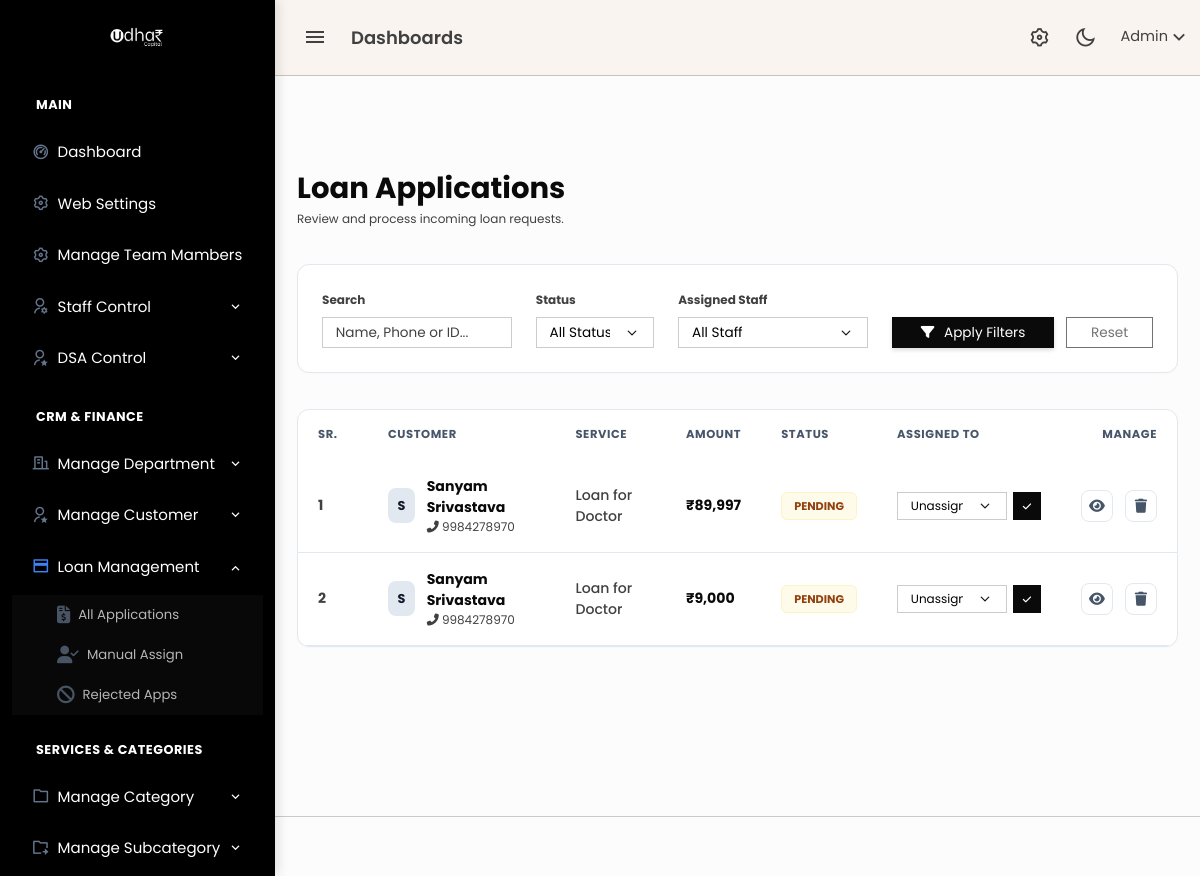
The app's page /admin/loan_applications.php (signed in) with its own data.
### tables this page shows
CREATE TABLE `loan_applications` (
  `id` bigint(20) UNSIGNED NOT NULL,
  `customer_id` bigint(20) UNSIGNED NOT NULL,
  `service_id` bigint(20) UNSIGNED NOT NULL,
  `dsa_id` bigint(20) UNSIGNED DEFAULT NULL,
  `assigned_staff_id` bigint(20) UNSIGNED DEFAULT NULL,
  `assigned_by` bigint(20) UNSIGNED DEFAULT NULL,
  `assigned_at` timestamp NULL DEFAULT NULL,
  `interest_rate` decimal(5,2) NOT NULL DEFAULT 0.00,
  `interest_type` enum('year','month') NOT NULL DEFAULT 'year',
  `requested_amount` decimal(15,2) NOT NULL,
  `tenure_years` int(11) NOT NULL,
  `emi_amount` decimal(15,2) NOT NULL,
  `status` enum('pending','approved','rejected','disbursed') DEFAULT 'pending',
  `created_at` timestamp NOT NULL DEFAULT current_timestamp(),
  `rejection_note` text DEFAULT NULL
);

CREATE TABLE `customers` (
  `id` bigint(20) UNSIGNED NOT NULL,
  `full_name` varchar(255) NOT NULL,
  `email` varchar(255) NOT NULL,
  `phone` varchar(20) NOT NULL,
  `password` varchar(255) NOT NULL,
  `aadhaar_number` varchar(20) DEFAULT NULL,
  `status` enum('active','blocked') DEFAULT 'active',
  `created_at` timestamp NOT NULL DEFAULT current_timestamp(),
  `updated_at` timestamp NOT NULL DEFAULT current_timestamp() ON UPDATE current_timestamp()
);

CREATE TABLE `services` (
  `id` bigint(20) UNSIGNED NOT NULL,
  `category_id` bigint(20) UNSIGNED NOT NULL,
  `sub_category_id` bigint(20) UNSIGNED NOT NULL,
  `service_name` varchar(255) NOT NULL,
  `title` varchar(255) NOT NULL,
  `slug` varchar(255) NOT NULL,
  `short_description` text DEFAULT NULL,
  `long_description` longtext DEFAULT NULL,
  `hero_image` varchar(255) DEFAULT NULL,
  `card_img` varchar(255) DEFAULT NULL,
  `created_at` timestamp NULL DEFAULT current_timestamp(),
  `updated_at` timestamp NULL DEFAULT current_timestamp() ON UPDATE current_timestamp()
);

### includes/format_helpers.php (called while the page is built, shortened)
<?php
if (!function_exists('format_inr')) {
    function format_inr($amount, int $decimals = 0): string
    {
        $num = (float)$amount;
        $neg = $num < 0 ? '-' : '';
        $num = abs($num);
        $fixed = number_format($num, $decimals, '.', '');
        $parts = explode('.', $fixed);
        $intPart = $parts[0];
        if (strlen($intPart) > 3) {
            $last3 = substr($intPart, -3);
            $rest = substr($intPart, 0, -3);
            $rest = preg_replace('/\B(?=(\d{2})+(?!\d))/', ',', $rest);
            $intPart = $rest . ',' . $last3;
        }
        return $neg . $intPart;
    }
}

### admin/loan_applications.php (the view, shortened to what this page needs)
<?php
include 'header.php';
echo '<link rel="stylesheet" href="https://cdnjs.cloudflare.com/ajax/libs/font-awesome/6.4.2/css/all.min.css">';
include 'topbar.php';
include 'sidebar.php';
$search = mysqli_real_escape_string($conn, $_GET['search'] ?? '');
$status = mysqli_real_escape_string($conn, $_GET['status'] ?? '');
$staff  = mysqli_real_escape_string($conn, $_GET['staff'] ?? '');
$sort_column = $_GET['sort'] ?? 'l.id';
$sort_order = $_GET['order'] ?? 'DESC';
$next_order = ($sort_order == 'ASC') ? 'DESC' : 'ASC';
$query = "SELECT l.*, c.full_name, c.phone, s.service_name, st.name AS staff_name
          FROM loan_applications l
          JOIN customers c ON l.customer_id = c.id
          JOIN services s ON l.service_id = s.id
          LEFT JOIN staff st ON l.assigned_staff_id = st.id
          WHERE 1=1";
$query .= " ORDER BY $sort_column $sort_order";
$result = mysqli_query($conn, $query);
$sr_no = 1;
function getSortUrl($col, $next_order, $search, $status, $staff) {
    return "loan_applications.php?sort=$col&order=$next_order&search=" . urlencode($search) . "&status=" . urlencode($status) . "&staff=" . urlencode($staff);
}
?>
<div class="content-page">
    <div class="content">
        <div class="container-fluid pt-5">
            <div class="d-flex justify-content-between align-items-center mb-4">
                <div>
                    <h2 class="fw-bold text-dark mb-1">Loan Applications</h2>
                    <p class="text-muted small mb-0">Review and process incoming loan requests.</p>
                </div>
            </div>
            <div class="card card-modern mb-4">
                <div class="card-body p-3">
                    <form method="GET" class="row g-3 align-items-end">
                        <div class="col-md-3">
                            <label class="form-label text-muted small fw-bold uppercase">Search</label>
                            <input type="text" name="search" class="form-control form-control-sm" placeholder="Name, Phone or ID..." value="<?= htmlspecialchars($search) ?>">
                        </div>
                        <div class="col-md-2">
                            <label class="form-label text-muted small fw-bold uppercase">Status</label>
                            <select name="status" class="form-select form-select-sm">
                                <option value="">All Status</option>
                            </select>
                        </div>
                        <div class="col-md-3">
                            <label class="form-label text-muted small fw-bold uppercase">Assigned Staff</label>
                            <select name="staff" class="form-select form-select-sm">
                                <option value="">All Staff</option>
                            </select>
                        </div>
                        <div class="col-md-4 d-flex gap-2">
                            <button class="btn btn-sm btn-dark w-100 shadow-sm"><i class="fas fa-filter me-1"></i> Apply Filters</button>
                            <a href="loan_applications.php" class="btn btn-sm btn-outline-secondary w-50">Reset</a>
                        </div>
                    </form>
                </div>
            </div>
            <div class="card card-modern">
                <div class="card-body p-0">
                    <div class="table-responsive">
                        <table class="table table-modern mb-0">
                            <thead>
                                <tr>
                                    <th width="70">Sr.</th>
                                    <th>
                                        <a href="<?= getSortUrl('full_name', $next_order, $search, $status, $staff) ?>" class="sort-link">
                                            Customer <?= $sort_column == 'full_name' ? ($sort_order == 'ASC' ? '↑' : '↓') : '' ?>
                                        </a>
                                    </th>
                                    <th>Service</th>
                                    <th>
                                        <a href="<?= getSortUrl('requested_amount', $next_order, $search, $status, $staff) ?>" class="sort-link">
                                            Amount <?= $sort_column == 'requested_amount' ? ($sort_order == 'ASC' ? '↑' : '↓') : '' ?>
                                        </a>
                                    </th>
                                    <th>Status</th>
                                    <th>Assigned To</th>
                                    <th class="text-end">Manage</th>
                                </tr>
                            </thead>
                            <tbody>
                                <?php if (mysqli_num_rows($result) > 0) : ?>
                                    <?php while ($row = mysqli_fetch_assoc($result)) : ?>
                                        <tr>
                                            <td class="text-muted fw-bold"><?= $sr_no++ ?></td>
                                            <td>
                                                <div class="d-flex align-items-center">
                                                    <div class="avatar-init me-2"><?= strtoupper(substr($row['full_name'], 0, 1)) ?></div>
                                                    <div>
                                                        <div class="fw-bold text-dark"><?= htmlspecialchars($row['full_name']) ?></div>
                                                        <div class="text-muted" style="font-size: 0.75rem;"><i class="fas fa-phone-alt"></i> <?= $row['phone'] ?></div>
                                                    </div>
                                                </div>
                                            </td>
                                            <td><span class="text-muted fw-medium"><?= htmlspecialchars($row['service_name']) ?></span></td>
                                            <td class="fw-bold text-dark">₹<?= format_inr($row['requested_amount']) ?></td>
                                            <td>
                                                <span class="badge-soft badge-<?= $row['status'] ?>">
                                                    <?= ucfirst($row['status']) ?>
                                                </span>
                                            </td>
                                            <td>
                                                <form action="db/loan_handler.php" method="POST" class="d-flex gap-1 align-items-center">
                                                    <select name="staff_id" class="form-select form-select-sm py-0" style="font-size: 0.75rem; width: 110px; height: 28px;">
                                                        <option value="0">Unassigned</option>
                                                    </select>
                                                    <button class="btn btn-dark btn-sm p-0" style="width:28px; height:28px;"><i class="fas fa-check" style="font-size: 0.6rem;"></i></button>
                                                </form>
                                            </td>
                                            <td class="text-end">
                                                <div class="d-flex justify-content-end gap-2">
                                                    <a href="loan_view.php?id=<?= $row['id'] ?>" class="btn-action btn-view" title="Process"><i class="fas fa-eye"></i></a>
                                                    <form action="db/loan_handler.php" method="POST" onsubmit="return confirm('Delete application?');">
                                                        <button type="submit" class="btn-action btn-delete"><i class="fas fa-trash"></i></button>
                                                    </form>
                                                </div>
                                            </td>
                                        </tr>
                                    <?php endwhile; ?>
                                <?php endif; ?>
                            </tbody>
                        </table>
                    </div>
                </div>
            </div>
        </div>
    </div>
</div>
<?php include 'footer.php'; ?>

### admin/sidebar.php (style rules this page uses)
:root { --nav-bg: #000000; --nav-text: #ffffff; --nav-hover-bg: #1e293b; --accent-blue: #3b82f6; }

### admin/loan_applications.php (style rules this page uses)
:root { --slate-900: #0f172a; --slate-600: #475569; --slate-200: #e2e8f0; --blue-500: #3b82f6; }
.content-page { background-color: #fcfcfd; }
.card-modern { border: 1px solid var(--slate-200); border-radius: 12px; background: #ffffff; box-shadow: 0 1px 3px rgba(0,0,0,0.02); overflow: hidden; }
.table-modern thead th { background: #f8fafc; text-transform: uppercase; font-size: 0.72rem; font-weight: 700; letter-spacing: 0.05em; color: var(--slate-600); padding: 16px 20px; border: none; }
.sort-link { color: var(--slate-600); text-decoration: none; display: flex; align-items: center; gap: 5px; }
.table-modern tbody td { padding: 16px 20px; font-size: 0.88rem; color: var(--slate-900); border-bottom: 1px solid var(--slate-200); vertical-align: middle; }
.badge-soft { padding: 5px 12px; border-radius: 6px; font-weight: 700; font-size: 0.7rem; text-transform: uppercase; border: 1px solid transparent; }
.badge-pending { background: #fffbeb; color: #92400e; border-color: #fef3c7; }
.btn-action { width: 32px; height: 32px; display: inline-flex; align-items: center; justify-content: center; border-radius: 8px; border: 1px solid var(--slate-200); background: white; color: var(--slate-600); transition: all 0.2s; text-decoration: none; }
.avatar-init { width: 35px; height: 35px; background: var(--slate-200); color: var(--slate-900); border-radius: 8px; display: flex; align-items: center; justify-content: center; font-weight: 700; font-size: 0.8rem; }

### records on screen
loan_applications: customer.full_name "S", customer.full_name "Sanyam Srivastava", customer.phone "9984278970", service.service_name "Loan for Doctor", requested_amount "89,997", status "PENDING"
loan_applications: customer.full_name "S", customer.full_name "Sanyam Srivastava", customer.phone "9984278970", service.service_name "Loan for Doctor", requested_amount "9,000", status "PENDING"
